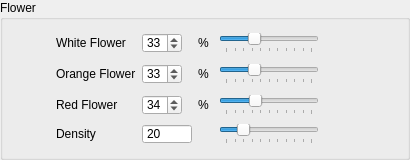
       <widget class="QGroupBox" name="flowerGroupBox">
        <property name="minimumSize">
         <size>
          <width>410</width>
          <height>160</height>
         </size>
        </property>
        <property name="maximumSize">
         <size>
          <width>410</width>
          <height>160</height>
         </size>
        </property>
        <property name="title">
         <string>Flower</string>
        </property>
        <layout class="QGridLayout" name="gridLayout">
         <item row="0" column="0">
          <spacer name="horizontalSpacer_7">
           <property name="orientation">
            <enum>Qt::Horizontal</enum>
           </property>
           <property name="sizeHint" stdset="0">
            <size>
             <width>77</width>
             <height>20</height>
            </size>
           </property>
          </spacer>
         </item>
         <item row="0" column="1">
          <widget class="QLabel" name="whiteFlowerImage">
           <property name="minimumSize">
            <size>
             <width>25</width>
             <height>25</height>
            </size>
           </property>
           <property name="maximumSize">
            <size>
             <width>25</width>
             <height>25</height>
            </size>
           </property>
           <property name="text">
            <string/>
           </property>
           <property name="pixmap">
            <pixmap>C:/Users/Remus/.designer/images/White Flower.jpg</pixmap>
           </property>
          </widget>
         </item>
         <item row="0" column="2">
          <widget class="QLabel" name="whiteFlowerNameLabel">
           <property name="minimumSize">
            <size>
             <width>80</width>
             <height>20</height>
            </size>
           </property>
           <property name="maximumSize">
            <size>
             <width>80</width>
             <height>20</height>
            </size>
           </property>
           <property name="text">
            <string>White Flower</string>
           </property>
          </widget>
         </item>
         <item row="0" column="3">
          <widget class="QSpinBox" name="whiteFlowerSpinBox">
           <property name="minimumSize">
            <size>
             <width>40</width>
             <height>20</height>
            </size>
           </property>
           <property name="maximumSize">
            <size>
             <width>40</width>
             <height>20</height>
            </size>
           </property>
           <property name="maximum">
            <number>100</number>
           </property>
           <property name="value">
            <number>33</number>
           </property>
          </widget>
         </item>
         <item row="0" column="4">
          <widget class="QLabel" name="whiteFlowerProcentLabel">
           <property name="minimumSize">
            <size>
             <width>15</width>
             <height>20</height>
            </size>
           </property>
           <property name="maximumSize">
            <size>
             <width>15</width>
             <height>20</height>
            </size>
           </property>
           <property name="text">
            <string>%</string>
           </property>
          </widget>
         </item>
         <item row="0" column="5">
          <widget class="QSlider" name="whiteFlowerHorizontalSlider">
           <property name="minimumSize">
            <size>
             <width>100</width>
             <height>20</height>
            </size>
           </property>
           <property name="maximumSize">
            <size>
             <width>100</width>
             <height>20</height>
            </size>
           </property>
           <property name="cursor">
            <cursorShape>SizeHorCursor</cursorShape>
           </property>
           <property name="maximum">
            <number>100</number>
           </property>
           <property name="value">
            <number>33</number>
           </property>
           <property name="orientation">
            <enum>Qt::Horizontal</enum>
           </property>
           <property name="tickPosition">
            <enum>QSlider::TicksBelow</enum>
           </property>
          </widget>
         </item>
         <item row="0" column="6">
          <spacer name="horizontalSpacer_8">
           <property name="orientation">
            <enum>Qt::Horizontal</enum>
           </property>
           <property name="sizeHint" stdset="0">
            <size>
             <width>148</width>
             <height>20</height>
            </size>
           </property>
          </spacer>
         </item>
         <item row="1" column="0">
          <spacer name="horizontalSpacer_9">
           <property name="orientation">
            <enum>Qt::Horizontal</enum>
           </property>
           <property name="sizeHint" stdset="0">
            <size>
             <width>77</width>
             <height>20</height>
            </size>
           </property>
          </spacer>
         </item>
         <item row="1" column="1">
          <widget class="QLabel" name="orangeFlowerImage">
           <property name="minimumSize">
            <size>
             <width>25</width>
             <height>25</height>
            </size>
           </property>
           <property name="maximumSize">
            <size>
             <width>25</width>
             <height>25</height>
            </size>
           </property>
           <property name="text">
            <string/>
           </property>
           <property name="pixmap">
            <pixmap>C:/Users/Remus/.designer/images/Yellow Flower.jpg</pixmap>
           </property>
          </widget>
         </item>
         <item row="1" column="2">
          <widget class="QLabel" name="orangeFlowerNameLabel">
           <property name="minimumSize">
            <size>
             <width>80</width>
             <height>20</height>
            </size>
           </property>
           <property name="maximumSize">
            <size>
             <width>80</width>
             <height>20</height>
            </size>
           </property>
           <property name="text">
            <string>Orange Flower</string>
           </property>
          </widget>
         </item>
         <item row="1" column="3">
          <widget class="QSpinBox" name="orangeFlowerSpinBox">
           <property name="minimumSize">
            <size>
             <width>40</width>
             <height>20</height>
            </size>
           </property>
           <property name="maximumSize">
            <size>
             <width>40</width>
             <height>20</height>
            </size>
           </property>
           <property name="maximum">
            <number>100</number>
           </property>
           <property name="value">
            <number>33</number>
           </property>
          </widget>
         </item>
         <item row="1" column="4">
          <widget class="QLabel" name="orangeFlowerProcentLabel">
           <property name="minimumSize">
            <size>
             <width>15</width>
             <height>20</height>
            </size>
           </property>
           <property name="maximumSize">
            <size>
             <width>15</width>
             <height>20</height>
            </size>
           </property>
           <property name="text">
            <string>%</string>
           </property>
          </widget>
         </item>
         <item row="1" column="5">
          <widget class="QSlider" name="orangeFlowerHorizontalSlider">
           <property name="minimumSize">
            <size>
             <width>100</width>
             <height>20</height>
            </size>
           </property>
           <property name="maximumSize">
            <size>
             <width>100</width>
             <height>20</height>
            </size>
           </property>
           <property name="cursor">
            <cursorShape>SizeHorCursor</cursorShape>
           </property>
           <property name="maximum">
            <number>100</number>
           </property>
           <property name="value">
            <number>33</number>
           </property>
           <property name="orientation">
            <enum>Qt::Horizontal</enum>
           </property>
           <property name="tickPosition">
            <enum>QSlider::TicksBelow</enum>
           </property>
          </widget>
         </item>
         <item row="1" column="6">
          <spacer name="horizontalSpacer_10">
           <property name="orientation">
            <enum>Qt::Horizontal</enum>
           </property>
           <property name="sizeHint" stdset="0">
            <size>
             <width>148</width>
             <height>20</height>
            </size>
           </property>
          </spacer>
         </item>
         <item row="2" column="0">
          <spacer name="horizontalSpacer_11">
           <property name="orientation">
            <enum>Qt::Horizontal</enum>
           </property>
           <property name="sizeHint" stdset="0">
            <size>
             <width>77</width>
             <height>20</height>
            </size>
           </property>
          </spacer>
         </item>
         <item row="2" column="1">
          <widget class="QLabel" name="redFlowerImage">
           <property name="minimumSize">
            <size>
             <width>25</width>
             <height>25</height>
            </size>
           </property>
           <property name="maximumSize">
            <size>
             <width>25</width>
             <height>25</height>
            </size>
           </property>
           <property name="text">
            <string/>
           </property>
           <property name="pixmap">
            <pixmap>C:/Users/Remus/.designer/images/Red Flower.jpg</pixmap>
           </property>
          </widget>
         </item>
         <item row="2" column="2">
          <widget class="QLabel" name="redFlowerNameLabel">
           <property name="minimumSize">
            <size>
             <width>80</width>
             <height>20</height>
            </size>
           </property>
           <property name="maximumSize">
            <size>
             <width>80</width>
             <height>20</height>
            </size>
           </property>
           <property name="text">
            <string>Red Flower</string>
           </property>
          </widget>
         </item>
         <item row="2" column="3">
          <widget class="QSpinBox" name="redFlowerSpinBox">
           <property name="minimumSize">
            <size>
             <width>40</width>
             <height>20</height>
            </size>
           </property>
           <property name="maximumSize">
            <size>
             <width>40</width>
             <height>20</height>
            </size>
           </property>
           <property name="maximum">
            <number>100</number>
           </property>
           <property name="value">
            <number>34</number>
           </property>
          </widget>
         </item>
         <item row="2" column="4">
          <widget class="QLabel" name="redFlowerProcentLabel">
           <property name="minimumSize">
            <size>
             <width>15</width>
             <height>20</height>
            </size>
           </property>
           <property name="maximumSize">
            <size>
             <width>15</width>
             <height>20</height>
            </size>
           </property>
           <property name="text">
            <string>%</string>
           </property>
          </widget>
         </item>
         <item row="2" column="5">
          <widget class="QSlider" name="redFlowerHorizontalSlider">
           <property name="minimumSize">
            <size>
             <width>100</width>
             <height>20</height>
            </size>
           </property>
           <property name="maximumSize">
            <size>
             <width>100</width>
             <height>20</height>
            </size>
           </property>
           <property name="cursor">
            <cursorShape>SizeHorCursor</cursorShape>
           </property>
           <property name="maximum">
            <number>100</number>
           </property>
           <property name="value">
            <number>34</number>
           </property>
           <property name="orientation">
            <enum>Qt::Horizontal</enum>
           </property>
           <property name="tickPosition">
            <enum>QSlider::TicksBelow</enum>
           </property>
          </widget>
         </item>
         <item row="2" column="6">
          <spacer name="horizontalSpacer_12">
           <property name="orientation">
            <enum>Qt::Horizontal</enum>
           </property>
           <property name="sizeHint" stdset="0">
            <size>
             <width>148</width>
             <height>20</height>
            </size>
           </property>
          </spacer>
         </item>
         <item row="3" column="0" colspan="2">
          <spacer name="horizontalSpacer_29">
           <property name="orientation">
            <enum>Qt::Horizontal</enum>
           </property>
           <property name="sizeHint" stdset="0">
            <size>
             <width>72</width>
             <height>20</height>
            </size>
           </property>
          </spacer>
         </item>
         <item row="3" column="2">
          <widget class="QLabel" name="densityFlowerNameLabel">
           <property name="minimumSize">
            <size>
             <width>80</width>
             <height>20</height>
            </size>
           </property>
           <property name="maximumSize">
            <size>
             <width>80</width>
             <height>20</height>
            </size>
           </property>
           <property name="text">
            <string>Density</string>
           </property>
          </widget>
         </item>
         <item row="3" column="3">
          <widget class="QSpinBox" name="flowersDensitySpinBox">
           <property name="minimumSize">
            <size>
             <width>50</width>
             <height>20</height>
            </size>
           </property>
           <property name="maximumSize">
            <size>
             <width>50</width>
             <height>20</height>
            </size>
           </property>
           <property name="focusPolicy">
            <enum>Qt::WheelFocus</enum>
           </property>
           <property name="buttonSymbols">
            <enum>QAbstractSpinBox::NoButtons</enum>
           </property>
           <property name="maximum">
            <number>100</number>
           </property>
           <property name="value">
            <number>20</number>
           </property>
          </widget>
         </item>
         <item row="3" column="5">
          <widget class="QSlider" name="densityFlowerHorizontalSlider">
           <property name="minimumSize">
            <size>
             <width>100</width>
             <height>20</height>
            </size>
           </property>
           <property name="maximumSize">
            <size>
             <width>100</width>
             <height>20</height>
            </size>
           </property>
           <property name="cursor">
            <cursorShape>SizeHorCursor</cursorShape>
           </property>
           <property name="maximum">
            <number>100</number>
           </property>
           <property name="value">
            <number>20</number>
           </property>
           <property name="orientation">
            <enum>Qt::Horizontal</enum>
           </property>
           <property name="tickPosition">
            <enum>QSlider::TicksBelow</enum>
           </property>
          </widget>
         </item>
         <item row="3" column="6">
          <spacer name="horizontalSpacer_53">
           <property name="orientation">
            <enum>Qt::Horizontal</enum>
           </property>
           <property name="sizeHint" stdset="0">
            <size>
             <width>143</width>
             <height>20</height>
            </size>
           </property>
          </spacer>
         </item>
        </layout>
       </widget>
